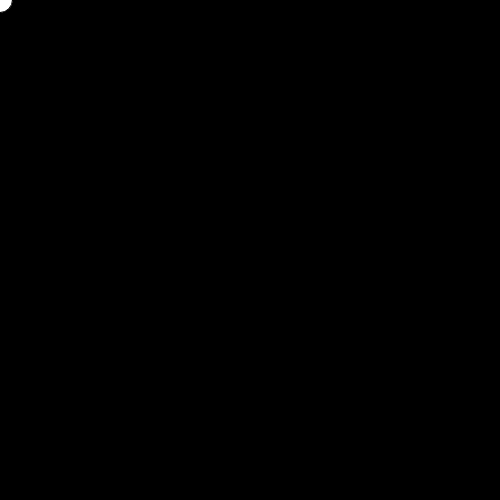
Frame 1 (no input)
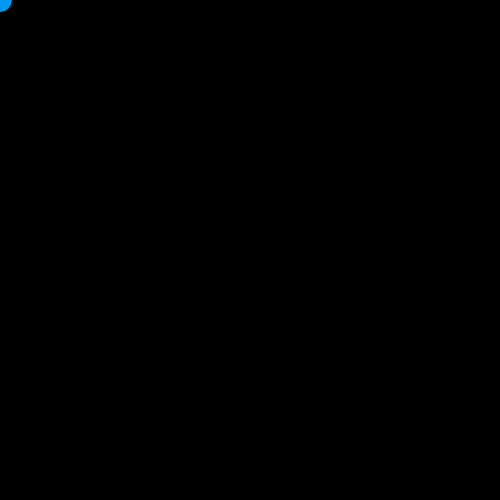
Frame 60 (no input)
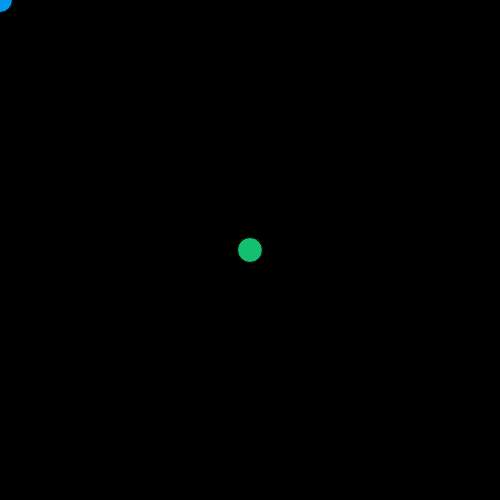
Frame 120 (the mouse pressed at the canvas centre since frame 60)

The p5.js sketch that drew these frames (run headless with seeded random() and noise() and a simulated clock; from frame 60 on, the mouse is pressed at the canvas centre):

// p5.js sketch
// ── sketch.js
function setup() {
  createCanvas(500, 500);
  background(0, 0, 0);
  

  ellipse(mouseX, mouseY, 25, 25);
}


function draw(){

  ellipse(mouseX, mouseY, 25, 25);
  let r= random(0, 255)
  let g= random(0, 255)
  let b= random(0, 255)
  fill(r,g,b)
}



function mouseClicked(){
 

  let mouseX =random(0,500)
  let mouseY =random(0,500)
  ellipse(mouseX, mouseY, 100, 100);
}
